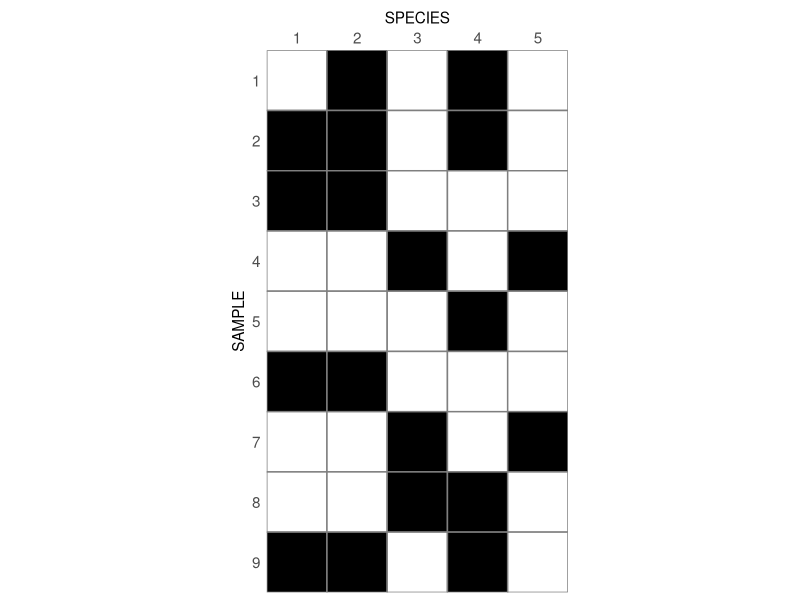
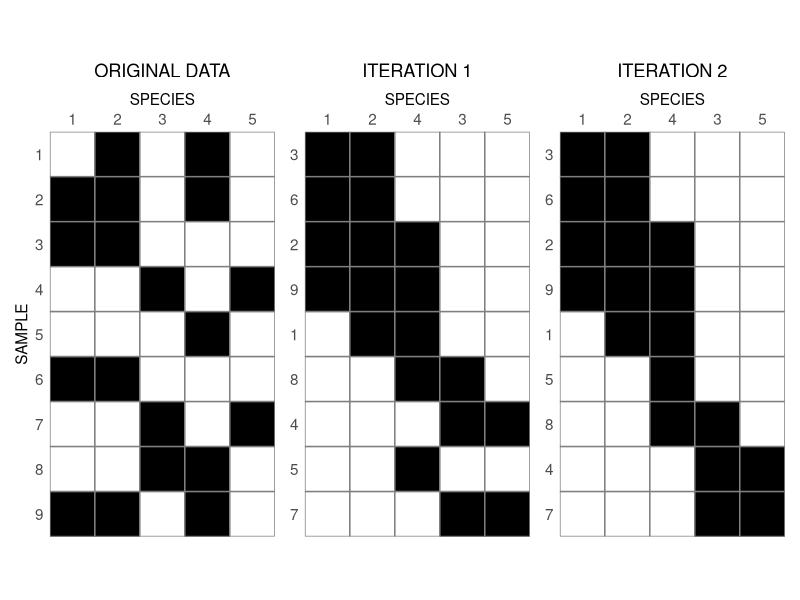
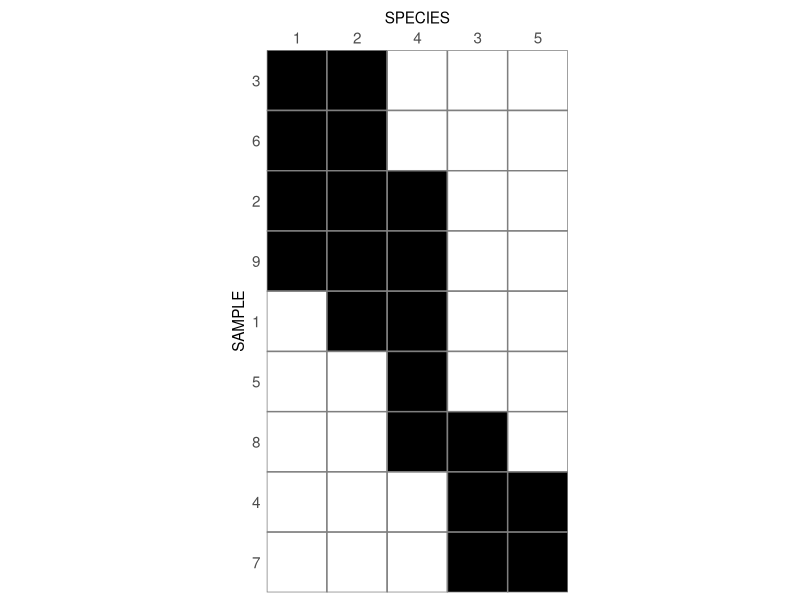

Recreate these plots in R, in order.
## ---- chunk 1

M <- matrix(
  c(
    0, 1, 0, 1, 0,
    1, 1, 0, 1, 0,
    1, 1, 0, 0, 0,
    0, 0, 1, 0, 1,
    0, 0, 0, 1, 0,
    1, 1, 0, 0, 0,
    0, 0, 1, 0, 1,
    0, 0, 1, 1, 0,
    1, 1, 0, 1, 0
  ), 
  nrow = 9, 
  byrow = TRUE
)

colnames(M) <- 1:5
rownames(M) <- 1:9

## ---- chunk 2
#| fig-height: 3.5

library(ggplot2)

mplot <- function(x, ...){
  
  d <- data.frame(
    x = rep(1:ncol(x), each = nrow(x)),
    y = rep(nrow(x):1, ncol(x)),
    z = as.integer(x)
  )

  ggplot(d, aes(x, y, fill = factor(z))) +
    geom_tile(col = "grey50", linewidth = 0.5) +
    scale_fill_manual(values = c("0" = "white", "1" = "black")) +
    coord_equal(expand = FALSE) +
    labs(
      x = "SPECIES",
      y = "SAMPLE"
    ) +
    scale_x_continuous(
      breaks = 1:ncol(x), 
      labels = colnames(x),
      position = "top"
    ) +
    scale_y_continuous(
      breaks = 1:nrow(x), 
      labels = rev(rownames(x))
    ) +
    theme(
      axis.text = element_text(size = rel(1)),
      axis.ticks = element_blank(),
      legend.position = "none",
      plot.title = element_text(hjust = 0.5)
    )
  
}

mplot(M)

## ---- chunk 3

increase_focus <- function(x){
  
  # step 1: calculate mean column position (mcp) of presences across rows
  mcp <- apply(
    x, 
    MARGIN = 1, 
    FUN = \(z){ mean(which(z == 1)) }, 
    simplify = FALSE
  ) |> unlist()
  
  # step 2: sort rows by mcp
  names(mcp) <- 1:length(mcp)
  
  i <- as.integer(names(sort(mcp)))
  
  x <- x[i, ]
  
  # step 3: calculate mean row position (mrp) of presences across columns
  mrp <- apply(
    x, 
    MARGIN = 2, 
    FUN = \(z){ mean(which(z == 1)) }, 
    simplify = FALSE
  ) |> unlist()
  
  # step 4: sort columns by mrp
  names(mrp) <- 1:length(mrp)
  
  j <- as.integer(names(sort(mrp)))
  
  x[, j]
  
}

## ---- chunk 4
#| fig-height: 3.5

library(patchwork)

og <- mplot(M) + 
  ggtitle("ORIGINAL DATA")

i1 <- mplot(increase_focus(M)) +
  ggtitle("ITERATION 1") +
  theme(axis.title.y = element_blank())

i2 <- mplot(increase_focus(increase_focus(M))) + 
  ggtitle("ITERATION 2") +
  theme(axis.title.y = element_blank())

og + i1 + i2

## ---- chunk 5

concentrate <- function(x){
  
  old <- x
  
  not_identical <- TRUE
  
  while(not_identical){
    
    new <- increase_focus(old)
    
    not_identical <- !identical(old, new)
    
    old <- new
    
  }
  
  new
  
}

## ---- chunk 6
#| fig-height: 3.5

M |> concentrate() |> mplot()

